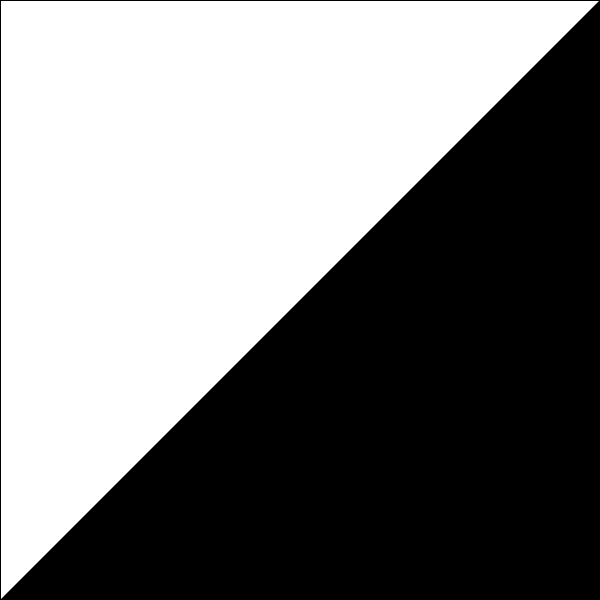
Frame 1 (no input)
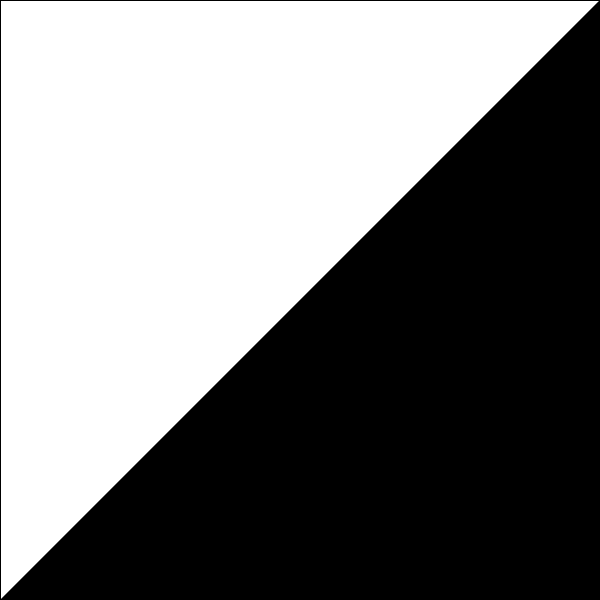
Frame 60 (the mouse pressed at the canvas centre just before this capture)
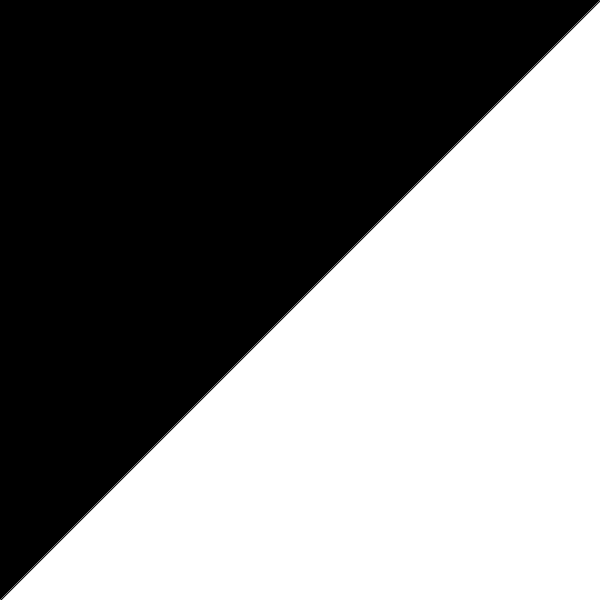
Frame 120 (the mouse held since frame 60 and released just before this capture)

The Processing sketch that drew these frames (run headless with seeded random() and noise(); from frame 60 on, the mouse is pressed at the canvas centre):

// Processing sketch: processing_161618
// ── processing_161618.pde

void setup()
{
  size(600,600);
  background(255);
}

void draw()
{
if (mouseX +mouseY<600) {
  fill(0);
  triangle(0,600,600,600,600,0);
  fill(255);
    triangle(0,0,0,600,600,0);
  
}
  else{
    fill(0);
    triangle(0,0,0,600,600,0);
    fill(255);
    triangle(0,600,600,600,600,0);
 }

}
